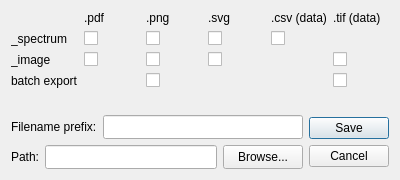
<?xml version="1.0" encoding="UTF-8"?>
<ui version="4.0">
 <class>Save</class>
 <widget class="QDialog" name="Save">
  <property name="geometry">
   <rect>
    <x>0</x>
    <y>0</y>
    <width>400</width>
    <height>180</height>
   </rect>
  </property>
  <property name="windowTitle">
   <string>Dialog</string>
  </property>
  <layout class="QVBoxLayout" name="verticalLayout_3">
   <item>
    <layout class="QVBoxLayout" name="verticalLayout_2">
     <property name="sizeConstraint">
      <enum>QLayout::SetDefaultConstraint</enum>
     </property>
     <item>
      <layout class="QGridLayout" name="gridLayout">
       <property name="topMargin">
        <number>0</number>
       </property>
       <item row="0" column="2">
        <widget class="QLabel" name="label_8">
         <property name="text">
          <string>.png</string>
         </property>
        </widget>
       </item>
       <item row="0" column="3">
        <widget class="QLabel" name="label_4">
         <property name="text">
          <string>.svg</string>
         </property>
        </widget>
       </item>
       <item row="1" column="0">
        <widget class="QLabel" name="label_spectrum">
         <property name="text">
          <string>_spectrum</string>
         </property>
        </widget>
       </item>
       <item row="0" column="5">
        <widget class="QLabel" name="label_10">
         <property name="text">
          <string>.tif (data)</string>
         </property>
        </widget>
       </item>
       <item row="0" column="1">
        <widget class="QLabel" name="label_7">
         <property name="text">
          <string>.pdf</string>
         </property>
        </widget>
       </item>
       <item row="2" column="0">
        <widget class="QLabel" name="label_3">
         <property name="text">
          <string>_image</string>
         </property>
        </widget>
       </item>
       <item row="0" column="4">
        <widget class="QLabel" name="label_csv">
         <property name="text">
          <string>.csv (data)</string>
         </property>
        </widget>
       </item>
       <item row="3" column="0">
        <widget class="QLabel" name="label_6">
         <property name="text">
          <string>batch export</string>
         </property>
        </widget>
       </item>
       <item row="1" column="1">
        <widget class="QCheckBox" name="cb11">
         <property name="text">
          <string/>
         </property>
        </widget>
       </item>
       <item row="1" column="2">
        <widget class="QCheckBox" name="cb12">
         <property name="text">
          <string/>
         </property>
        </widget>
       </item>
       <item row="1" column="3">
        <widget class="QCheckBox" name="cb13">
         <property name="text">
          <string/>
         </property>
        </widget>
       </item>
       <item row="1" column="4">
        <widget class="QCheckBox" name="cb14">
         <property name="text">
          <string/>
         </property>
        </widget>
       </item>
       <item row="2" column="1">
        <widget class="QCheckBox" name="cb21">
         <property name="text">
          <string/>
         </property>
        </widget>
       </item>
       <item row="2" column="2">
        <widget class="QCheckBox" name="cb22">
         <property name="text">
          <string/>
         </property>
        </widget>
       </item>
       <item row="2" column="3">
        <widget class="QCheckBox" name="cb23">
         <property name="text">
          <string/>
         </property>
        </widget>
       </item>
       <item row="2" column="5">
        <widget class="QCheckBox" name="cb25">
         <property name="text">
          <string/>
         </property>
        </widget>
       </item>
       <item row="3" column="2">
        <widget class="QCheckBox" name="cb32">
         <property name="text">
          <string/>
         </property>
        </widget>
       </item>
       <item row="3" column="5">
        <widget class="QCheckBox" name="cb35">
         <property name="text">
          <string/>
         </property>
        </widget>
       </item>
      </layout>
     </item>
     <item>
      <spacer name="verticalSpacer">
       <property name="orientation">
        <enum>Qt::Vertical</enum>
       </property>
       <property name="sizeHint" stdset="0">
        <size>
         <width>20</width>
         <height>40</height>
        </size>
       </property>
      </spacer>
     </item>
     <item>
      <layout class="QHBoxLayout" name="horizontalLayout">
       <item>
        <layout class="QVBoxLayout" name="verticalLayout">
         <property name="spacing">
          <number>6</number>
         </property>
         <property name="topMargin">
          <number>0</number>
         </property>
         <property name="bottomMargin">
          <number>0</number>
         </property>
         <item>
          <layout class="QHBoxLayout" name="horizontalLayout_3">
           <property name="spacing">
            <number>6</number>
           </property>
           <property name="leftMargin">
            <number>0</number>
           </property>
           <property name="topMargin">
            <number>0</number>
           </property>
           <item>
            <widget class="QLabel" name="label">
             <property name="text">
              <string>Filename prefix:</string>
             </property>
            </widget>
           </item>
           <item>
            <widget class="QLineEdit" name="tc_savefn">
             <property name="minimumSize">
              <size>
               <width>0</width>
               <height>24</height>
              </size>
             </property>
             <property name="maximumSize">
              <size>
               <width>16777215</width>
               <height>24</height>
              </size>
             </property>
            </widget>
           </item>
          </layout>
         </item>
         <item>
          <layout class="QHBoxLayout" name="horizontalLayout_4">
           <property name="spacing">
            <number>6</number>
           </property>
           <property name="topMargin">
            <number>0</number>
           </property>
           <item>
            <widget class="QLabel" name="label_2">
             <property name="text">
              <string>Path:</string>
             </property>
            </widget>
           </item>
           <item>
            <widget class="QLineEdit" name="tc_savepath">
             <property name="minimumSize">
              <size>
               <width>0</width>
               <height>24</height>
              </size>
             </property>
             <property name="maximumSize">
              <size>
               <width>16777215</width>
               <height>24</height>
              </size>
             </property>
            </widget>
           </item>
           <item>
            <widget class="QPushButton" name="button_path">
             <property name="minimumSize">
              <size>
               <width>0</width>
               <height>24</height>
              </size>
             </property>
             <property name="maximumSize">
              <size>
               <width>16777215</width>
               <height>24</height>
              </size>
             </property>
             <property name="text">
              <string>Browse...</string>
             </property>
            </widget>
           </item>
          </layout>
         </item>
        </layout>
       </item>
       <item>
        <widget class="QDialogButtonBox" name="buttonBox">
         <property name="enabled">
          <bool>true</bool>
         </property>
         <property name="sizePolicy">
          <sizepolicy hsizetype="Fixed" vsizetype="Maximum">
           <horstretch>0</horstretch>
           <verstretch>0</verstretch>
          </sizepolicy>
         </property>
         <property name="orientation">
          <enum>Qt::Vertical</enum>
         </property>
         <property name="standardButtons">
          <set>QDialogButtonBox::Cancel|QDialogButtonBox::Save</set>
         </property>
         <property name="centerButtons">
          <bool>false</bool>
         </property>
        </widget>
       </item>
      </layout>
     </item>
    </layout>
   </item>
  </layout>
 </widget>
 <resources/>
 <connections/>
</ui>
